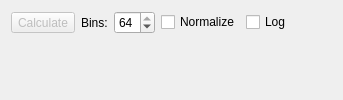
<?xml version="1.0" encoding="UTF-8"?>
<ui version="4.0">
 <author>Anton Rau</author>
 <class>ActimotHeatmapPlotWidget</class>
 <widget class="QWidget" name="ActimotHeatmapPlotWidget">
  <layout class="QVBoxLayout" name="verticalLayout">
   <item>
    <layout class="QHBoxLayout" name="horizontalLayout">
     <item>
      <widget class="QToolButton" name="toolButtonCalculate">
       <property name="enabled">
        <bool>false</bool>
       </property>
       <property name="text">
        <string>Calculate</string>
       </property>
      </widget>
     </item>
     <item>
      <widget class="QLabel" name="labelBins">
       <property name="text">
        <string>Bins:</string>
       </property>
      </widget>
     </item>
     <item>
      <widget class="QSpinBox" name="spinBoxBins">
       <property name="minimum">
        <number>1</number>
       </property>
       <property name="maximum">
        <number>64</number>
       </property>
       <property name="value">
        <number>64</number>
       </property>
      </widget>
     </item>
     <item>
      <widget class="QCheckBox" name="checkBoxNormalize">
       <property name="text">
        <string>Normalize</string>
       </property>
      </widget>
     </item>
     <item>
      <widget class="QCheckBox" name="checkBoxLog">
       <property name="text">
        <string>Log</string>
       </property>
      </widget>
     </item>
     <item>
      <spacer name="horizontalSpacer">
       <property name="orientation">
        <enum>Qt::Orientation::Horizontal</enum>
       </property>
       <property name="sizeHint" stdset="0">
        <size>
         <width>40</width>
         <height>20</height>
        </size>
       </property>
      </spacer>
     </item>
    </layout>
   </item>
   <item>
    <widget class="MplCanvas" name="canvas" native="true">
     <property name="sizePolicy">
      <sizepolicy hsizetype="Expanding" vsizetype="Expanding">
       <horstretch>0</horstretch>
       <verstretch>0</verstretch>
      </sizepolicy>
     </property>
    </widget>
   </item>
  </layout>
 </widget>
 <customwidgets>
  <customwidget>
   <class>MplCanvas</class>
   <extends>QWidget</extends>
   <header>tse_analytics.views.misc.MplCanvas</header>
   <container>1</container>
  </customwidget>
 </customwidgets>
 <resources/>
 <connections/>
</ui>
